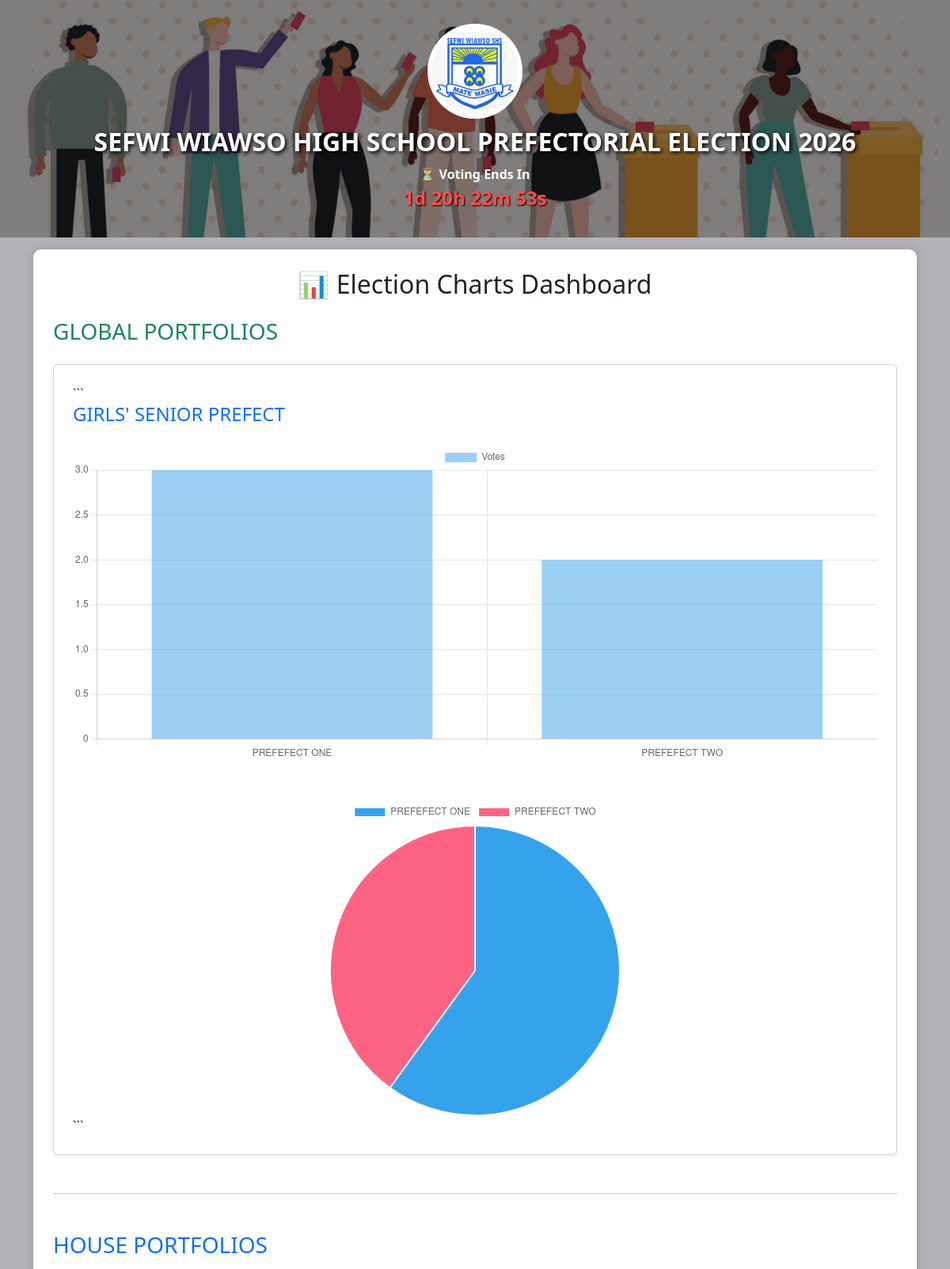
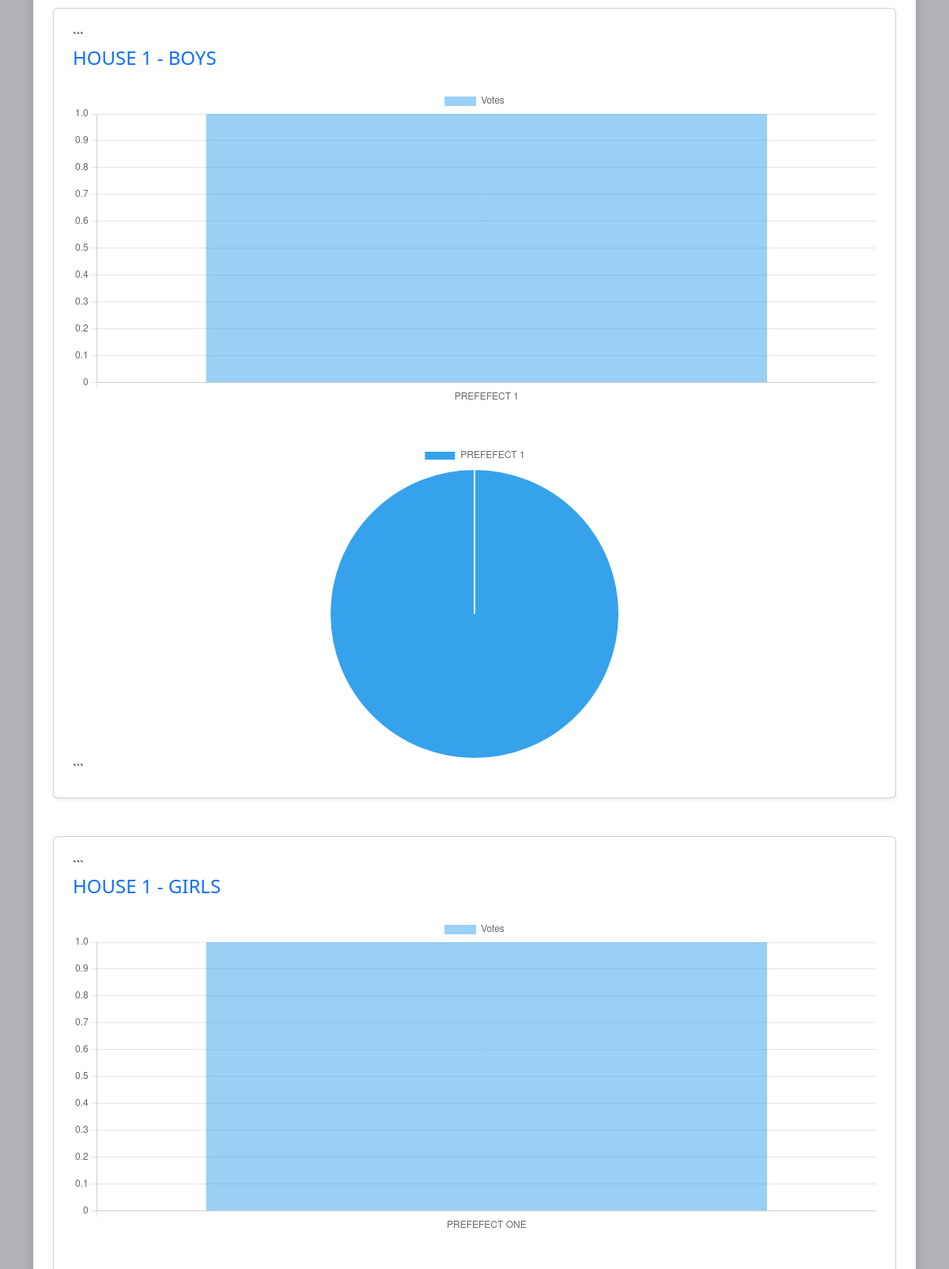
Page /charts (signed in, upper part) on the committed database (2 pictures, top to bottom).
### tables this page shows
CREATE TABLE settings(
        id INTEGER PRIMARY KEY AUTOINCREMENT,
        school_name TEXT,
        election_year TEXT,
        logo TEXT,
        start_time TEXT,
        end_time TEXT
    );

CREATE TABLE portfolios(
        id INTEGER PRIMARY KEY AUTOINCREMENT,
        name TEXT
    , group_id INTEGER, is_global INTEGER DEFAULT 0);

### app.py (the view)
@app.route("/charts")
def charts():
    if "admin" not in session:
        return redirect("/")
    conn = db()
    rows = conn.execute("""
        SELECT
            portfolios.name,
            portfolios.is_global,
            candidates.name,
            COUNT(votes.rowid) as votes
        FROM candidates
        JOIN portfolios
            ON portfolios.id = candidates.portfolio_id
        LEFT JOIN votes
            ON votes.candidate_id = candidates.id
        GROUP BY candidates.id
        ORDER BY portfolios.name
    """).fetchall()
    conn.close()
    global_portfolios = {}
    house_portfolios = {}
    for portfolio, is_global, candidate, votes in rows:
        target = (
            global_portfolios
            if is_global == 1
            else house_portfolios
        )
        if portfolio not in target:
            target[portfolio] = {
                "labels": [],
                "votes": []
            }
        target[portfolio]["labels"].append(
            candidate
        )
        target[portfolio]["votes"].append(
            votes
        )
    return render_template(
        "charts.html",
        global_portfolios=global_portfolios,
        house_portfolios=house_portfolios
    )

### app.py (called while the page is built, shortened)
def db():
    return sqlite3.connect("database.db")

@app.context_processor
def inject_settings():
    conn = db()
    cur = conn.cursor()
    data = cur.execute("""
        SELECT *
        FROM settings
        ORDER BY id DESC
        LIMIT 1
    """).fetchone()
    conn.close()
    if data:
        return dict(
            school_name=data[1],
            election_year=data[2],
            logo=data[3],
            start_time=data[4],
            end_time=data[5]
        )

### templates/charts.html (shortened to what this page needs)
{% extends "layout.html" %}
{% block content %}
<h2 class="text-center mb-4">
    📊 Election Charts Dashboard
</h2>
{% if global_portfolios %}
<h3 class="text-success mb-4">
    GLOBAL PORTFOLIOS
</h3>
{% for portfolio, data in global_portfolios.items() %}
<div class="card p-4 mb-5 shadow-sm">
```
<h4 class="text-primary mb-4">
    {{ portfolio }}
</h4>
<canvas id="bar_global_{{ loop.index }}"
        style="max-height:400px;">
</canvas>
<br><br>
<canvas id="pie_global_{{ loop.index }}"
        style="max-height:400px;">
</canvas>
```
</div>
<script>
new Chart(
    document.getElementById(
        "bar_global_{{ loop.index }}"
    ),
    {
        type: "bar",
        data: {
            labels: {{ data["labels"] | tojson }},
            datasets: [{
                label: "Votes",
                data: {{ data["votes"] | tojson }}
            }]
        },
        options: {
            responsive: true,
            scales: {
                y: {
                    beginAtZero: true
                }
            }
        }
    }
);
new Chart(
    document.getElementById(
        "pie_global_{{ loop.index }}"
    ),
    {
        type: "pie",
        data: {
            labels: {{ data["labels"] | tojson }},
            datasets: [{
                data: {{ data["votes"] | tojson }}
            }]
        },
        options: {
            responsive: true
        }
    }
);
</script>
{% endfor %}
{% endif %}
{% if house_portfolios %}
<hr class="my-5">
<h3 class="text-primary mb-4">
    HOUSE PORTFOLIOS
</h3>
{% for portfolio, data in house_portfolios.items() %}
<div class="card p-4 mb-5 shadow-sm">
```
<h4 class="text-primary mb-4">
    {{ portfolio }}
</h4>
<canvas id="bar_house_{{ loop.index }}"
        style="max-height:400px;">
</canvas>
<br><br>
<canvas id="pie_house_{{ loop.index }}"
        style="max-height:400px;">
</canvas>
```
</div>
<script>
new Chart(
    document.getElementById(
        "bar_house_{{ loop.index }}"
    ),
    {
        type: "bar",
        data: {
            labels: {{ data["labels"] | tojson }},
            datasets: [{
                label: "Votes",
                data: {{ data["votes"] | tojson }}
            }]
        },
        options: {
            responsive: true,
            scales: {
                y: {
                    beginAtZero: true
                }
            }
        }
    }
);
new Chart(
    document.getElementById(
        "pie_house_{{ loop.index }}"
    ),
    {
        type: "pie",
        data: {
            labels: {{ data["labels"] | tojson }},
            datasets: [{
                data: {{ data["votes"] | tojson }}
            }]
        },
        options: {
            responsive: true
        }
    }
);
</script>
{% endfor %}
{% endif %}
{% endblock %}

### templates/layout.html (shortened to what this page needs)
<!DOCTYPE html>
<html lang="en">
<head>
<link href="https://cdn.jsdelivr.net/npm/bootstrap@5.3.0/dist/css/bootstrap.min.css"
      rel="stylesheet">
</head>
<body>
<div class="header">
<div class="header-content">
    {% if logo %}
    <img src="{{ url_for('static',
        filename='uploads/' + logo) }}">
    {% endif %}
    <marquee behavior="scroll"
             direction="left"
             scrollamount="6">
        <h1 class="school-name">
            {{ school_name }}
        </h1>
    </marquee>
    <div class="countdown-title">
        ⏳ Voting Ends In
    </div>
    <div id="countdown"></div>
</div>
</div>
<div class="container">
<div class="container-box">
    {% block content %}
    {% endblock %}
</div>
</div>
</body>
</html>

### templates/layout.html (style rules this page uses)
body { background-color:#b1b3b6; }
.header { position:relative; background-image:url("/static/uploads/header_bg.jpg"); background-size:cover; background-position:center; background-repeat:no-repeat; min-height:300px; padding:30px 20px; text-align:center; color:white; overflow:hidden; }
.header::before { content:""; position:absolute; top:0; left:0; width:100%; height:100%; background:rgba(0,0,0,0.50); z-index:1; }
.header-content { position:relative; z-index:2; }
.header img { width:120px; height:120px; object-fit:contain; border-radius:50%; background:white; padding:5px; margin-bottom:10px; }
.school-name { font-size:2rem; font-weight:bold; text-shadow:2px 2px 5px #000; }
.countdown-title { margin-top:10px; font-weight:bold; }
#countdown { font-size:1.5rem; font-weight:bold; color:#ff4d4d; text-shadow:1px 1px 2px #000; }
.container-box { background:white; padding:25px; margin-top:15px; border-radius:10px; box-shadow:0 0 15px rgba(0,0,0,0.15); }

### rows in the picture
settings: logo (picture), school_name "SEFWI WIAWSO HIGH SCHOOL PREFECTORIAL ELECTION 2026"
portfolios: name "GIRLS' SENIOR PREFECT"
portfolios: name "HOUSE 1 - BOYS"
portfolios: name "HOUSE 1 - GIRLS"

### other values in the picture
chart data {{ data["labels"] | tojson }} ["PREFEFECT ONE", "PREFEFECT TWO"]
chart data {{ data["votes"] | tojson }} [3, 2]
